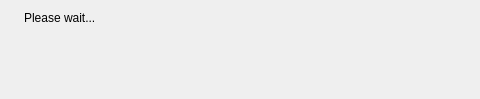
<?xml version="1.0" encoding="UTF-8"?>
<ui version="4.0">
 <class>asynchronousMessageClass</class>
 <widget class="QWidget" name="asynchronousMessageClass">
  <property name="geometry">
   <rect>
    <x>0</x>
    <y>0</y>
    <width>480</width>
    <height>99</height>
   </rect>
  </property>
  <property name="windowTitle">
   <string>Please wait...</string>
  </property>
  <property name="windowIcon">
   <iconset resource="../resources.qrc">
    <normaloff>:/logo/resources/icon64.png</normaloff>:/logo/resources/icon64.png</iconset>
  </property>
  <layout class="QHBoxLayout" name="horizontalLayout">
   <item>
    <widget class="QLabel" name="messageIcon">
     <property name="text">
      <string/>
     </property>
     <property name="pixmap">
      <pixmap resource="../resources.qrc">:/devices48/resources/tr48x48-0017.png</pixmap>
     </property>
     <property name="alignment">
      <set>Qt::AlignLeading|Qt::AlignLeft|Qt::AlignTop</set>
     </property>
    </widget>
   </item>
   <item>
    <widget class="QLabel" name="message">
     <property name="sizePolicy">
      <sizepolicy hsizetype="Expanding" vsizetype="Preferred">
       <horstretch>0</horstretch>
       <verstretch>0</verstretch>
      </sizepolicy>
     </property>
     <property name="text">
      <string>Please wait...</string>
     </property>
     <property name="alignment">
      <set>Qt::AlignLeading|Qt::AlignLeft|Qt::AlignTop</set>
     </property>
    </widget>
   </item>
  </layout>
 </widget>
 <resources>
  <include location="../resources.qrc"/>
 </resources>
 <connections/>
</ui>
